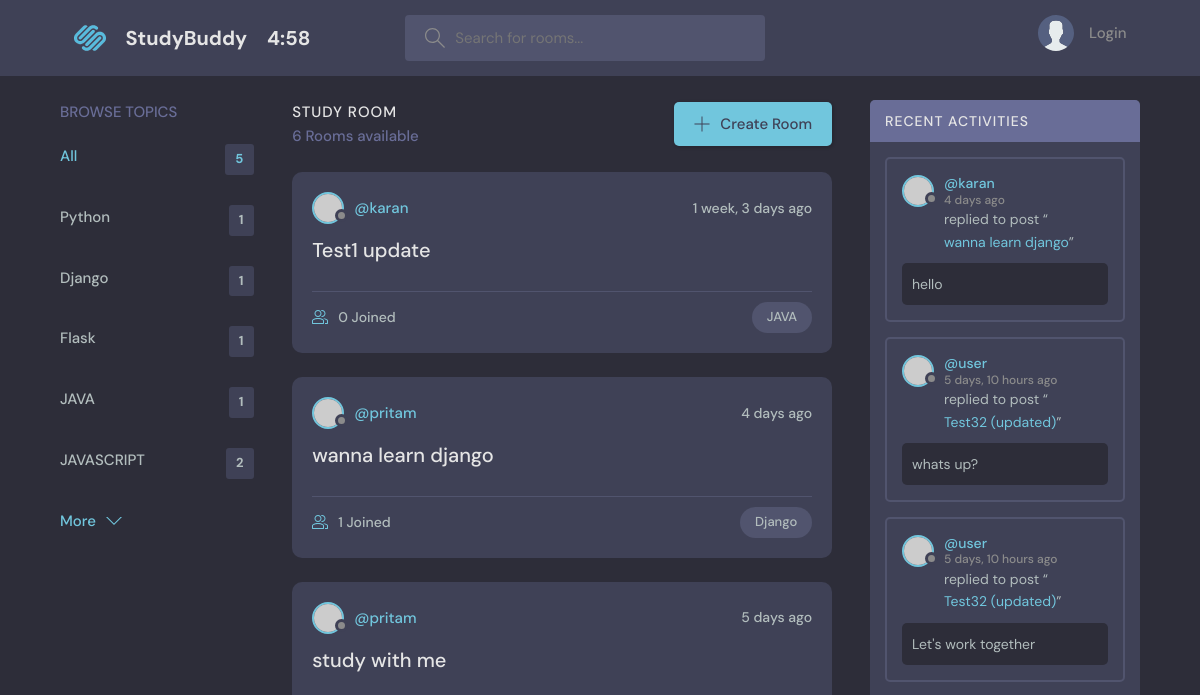
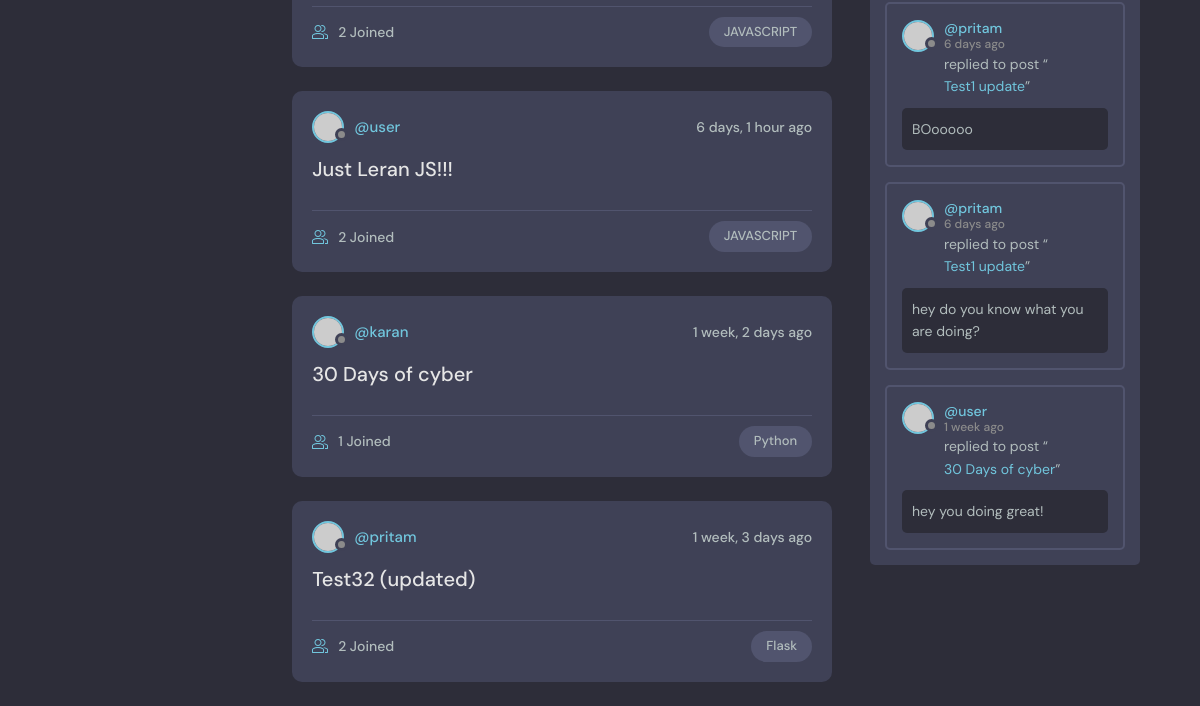
Before: / with the older database file (2 pictures, top to bottom).
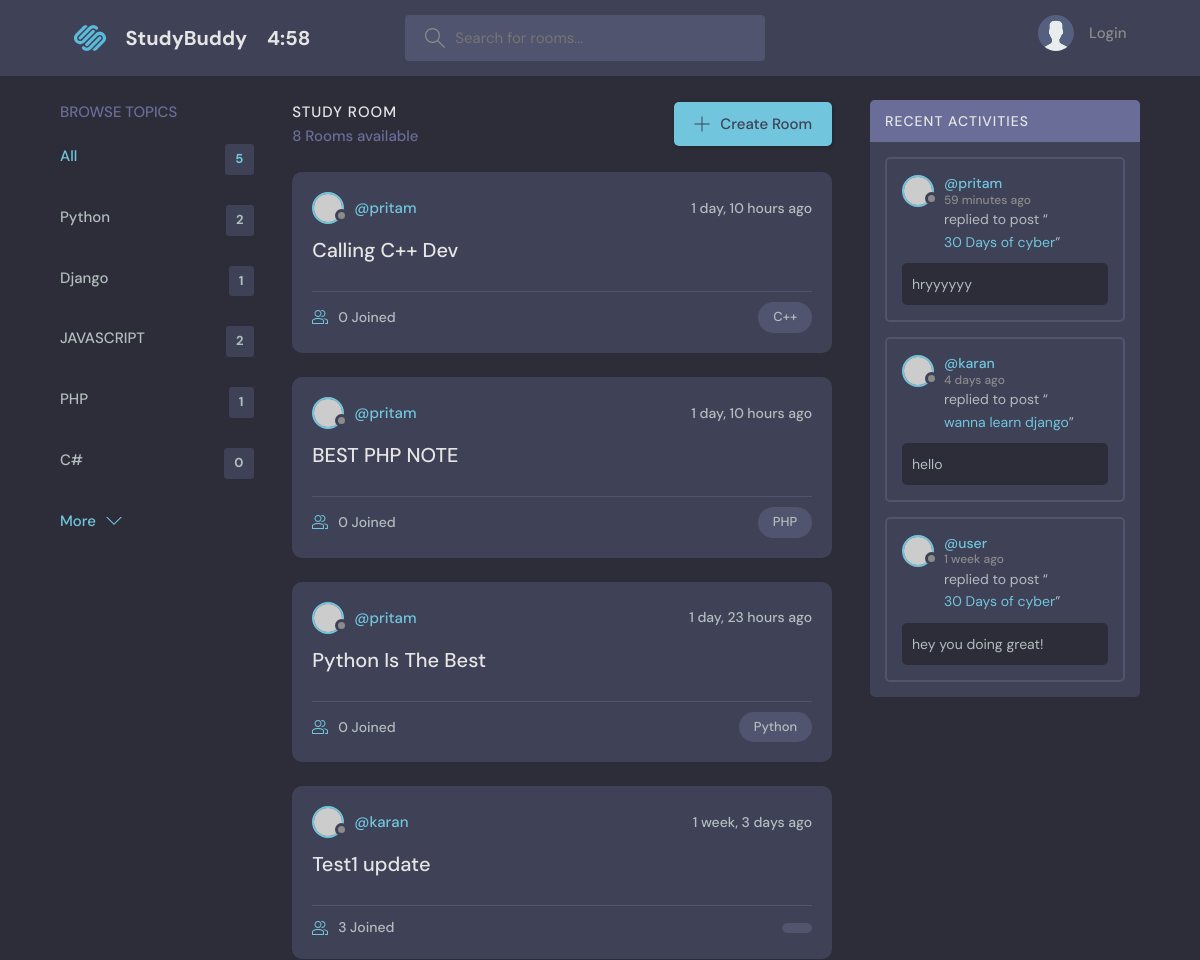
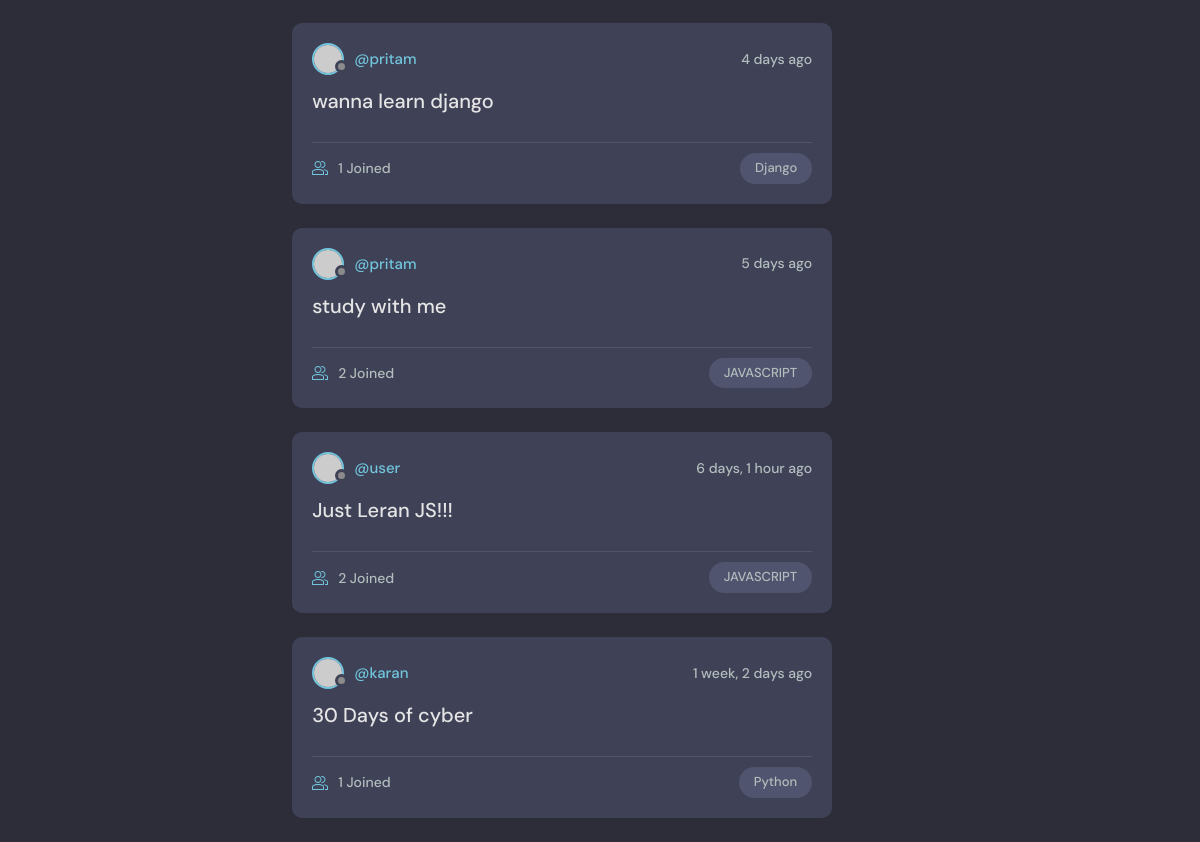
After: the same page with the newer database file (2 pictures, top to bottom).
### base/models.py (models this page shows, shortened)
class Topic(models.Model):
    name = models.CharField(max_length=300)

class Room(models.Model):
    host = models.ForeignKey(User, on_delete=models.SET_NULL, null=True)
    topic = models.ForeignKey(Topic, on_delete=models.SET_NULL, null=True)
    name = models.CharField(max_length=200)
    description = models.TextField(null=True, blank=True)   # description can be blank  & forms cant be blank
    participants = models.ManyToManyField( User, related_name='participants', blank=True )
    updated = models.DateTimeField(auto_now=True)       # save value updated every single time (auto_now)
    created = models.DateTimeField(auto_now_add=True)   # only take timstamp if we save multiple times value never change (auto_now_add)
    class Meta:
        ordering = ['-updated', '-created']
    def __str__(self):
        return self.name

class Message(models.Model):
    user = models.ForeignKey(User, on_delete=models.CASCADE)
    room = models.ForeignKey(Room, on_delete=models.CASCADE)
    body = models.TextField()
    updated = models.DateTimeField(auto_now=True)
    created = models.DateTimeField(auto_now_add=True)
    class Meta:
        ordering = ['-updated', '-created']

### base/views.py (the view)
# urls.py: path('',views.home, name='home'),
def home(request):
    q = request.GET.get('q') if request.GET.get('q') != None else ''
    rooms = Room.objects.filter(
        Q (topic__name__icontains=q,) |
        Q (name__icontains=q) |
        Q (description__icontains=q)
        )
    topics = Topic.objects.all()[0:5]
    room_count = rooms.count()
    room_messages = Message.objects.filter(Q(room__topic__name__icontains=q))
    context = {'rooms': rooms, 'topics': topics, 'room_count': room_count, 'room_messages': room_messages}
    return render(request, 'base/home.html', context)

### base/templates/base/home.html (shortened to what this page needs)
{% extends 'main.html' %}
{% block content %}
<main class="layout layout--3">
    <div class="container">
        {% include 'base/topics.html' %}
        <div class="roomList">
            <div class="roomList__header">
                <div>
                    <h2>Study Room</h2>
                    <p>{{room_count}} Rooms available</p>
                </div>
                <a class="btn btn--main" href="{% url 'create-room' %}">
                    <svg version="1.1" xmlns="http://www.w3.org/2000/svg" width="32" height="32" viewBox="0 0 32 32">
                        <title>add</title>
                        <path
                            d="M16.943 0.943h-1.885v14.115h-14.115v1.885h14.115v14.115h1.885v-14.115h14.115v-1.885h-14.115v-14.115z">
                        </path>
                    </svg>
                    Create Room
                </a>
            </div>
            {% include 'base/feed.html' %}
        </div>
        {% include 'base/activity.html' %}
    </div>
</main>
{% endblock content %}

### base/templates/base/topics.html
<div class="topics">
    <div class="topics__header">
        <h2>Browse Topics</h2>
    </div>
    <ul class="topics__list">
        <li>
            <a href="{% url 'home' %}" class="active"> All <span>{{topics.count}}</span></a>
        </li>
        {% for topic in topics %}
        <li>
            <a href="{% url 'home' %}?q={{topic.name}}">{{topic.name}}<span>{{topic.room_set.all.count}}</span></a>
        </li>
        {% endfor %}
    </ul>
    <a class="btn btn--link" href="{% url 'home' %}">
        More
        <svg version="1.1" xmlns="http://www.w3.org/2000/svg" width="32" height="32" viewBox="0 0 32 32">
            <title>chevron-down</title>
            <path d="M16 21l-13-13h-3l16 16 16-16h-3l-13 13z"></path>
        </svg>
    </a>
</div>

### base/templates/base/feed.html (shortened to what this page needs)
{% for room in rooms %}
<div class="roomListRoom">
    <div class="roomListRoom__header">
        <a href="{% url 'user-profile' room.host.id %}" class="roomListRoom__author">
            <div class="avatar avatar--small">
                <img src="https://randomuser.me/api/portraits/women/11.jpg" />
            </div>
            <span>@{{room.host.username}}</span>
        </a>
        <div class="roomListRoom__actions">
            <span>{{room.created | timesince}} ago</span>
        </div>
    </div>
    <div class="roomListRoom__content">
        <a href="{% url 'room' room.id %}">{{room.name}}</a>
    </div>
    <div class="roomListRoom__meta">
        <a href="{% url 'room' room.id %}" class="roomListRoom__joined">
            {{room.participants.all.count}} Joined
        </a>
        <p class="roomListRoom__topic">{{room.topic.name}}</p>
    </div>
</div>
{% endfor %}

### base/templates/base/activity.html (shortened to what this page needs)
<div class="activities">
    <div class="activities__header">
        <h2>Recent Activities</h2>
    </div>
    {% for message in room_messages %}
    <div class="activities__box">
        <div class="activities__boxHeader roomListRoom__header">
            <a href="{% url 'user-profile' message.user.id %}" class="roomListRoom__author">
                <div class="avatar avatar--small">
                    <img src="https://randomuser.me/api/portraits/women/11.jpg" />
                </div>
                <p>
                    @{{message.user}}
                    <span>{{message.created | timesince }} ago</span>
                </p>
            </a>
        </div>
        <div class="activities__boxContent">
            <p>replied to post “<a href="{% url 'room' message.room.id %}">{{message.room}}</a>”</p>
            <div class="activities__boxRoomContent">
                {{message.body}}
            </div>
        </div>
    </div>
    {% endfor %}
</div>

Changed rows visible on the page:
removed Topic: name "Flask", room_set.all.count "1"
removed Topic: name "JAVA", room_set.all.count "1"
removed Room: host.username "pritam", created "1 week, 3 days", name "Test32 (updated)", participants.all.count "2", topic.name "Flask"
removed Message: user "user", created "5 days, 10 hours", room "Test32 (updated)", body "whats up?"
removed Message: user "user", created "5 days, 10 hours", room "Test32 (updated)", body "Let's work together"
no longer on this page (row unchanged): Message: user "pritam", created "6 days", room "Test1 update", body "BOooooo"
no longer on this page (row unchanged): Message: user "pritam", created "6 days", room "Test1 update", body "hey do you know what you are doing?"
computed for Topic "Python": room_set.all.count "1" → "2"
added Topic: name "PHP", room_set.all.count "1"
added Topic: name "C#", room_set.all.count "0"
added Room: host.username "pritam", created "1 day, 10 hours", name "Calling C++ Dev", participants.all.count "0", topic.name "C++"
added Room: host.username "pritam", created "1 day, 10 hours", name "BEST PHP NOTE", participants.all.count "0", topic.name "PHP"
added Room: host.username "pritam", created "1 day, 23 hours", name "Python Is The Best", participants.all.count "0", topic.name "Python"
changed Room "Test1 update": participants.all.count "0" → "3"; topic.name "JAVA" → (not shown)
added Message: user "pritam", created "59 minutes", room "30 Days of cyber", body "hryyyyyy"
Other visible differences:
{{ room_count }}: "6" → "8"
